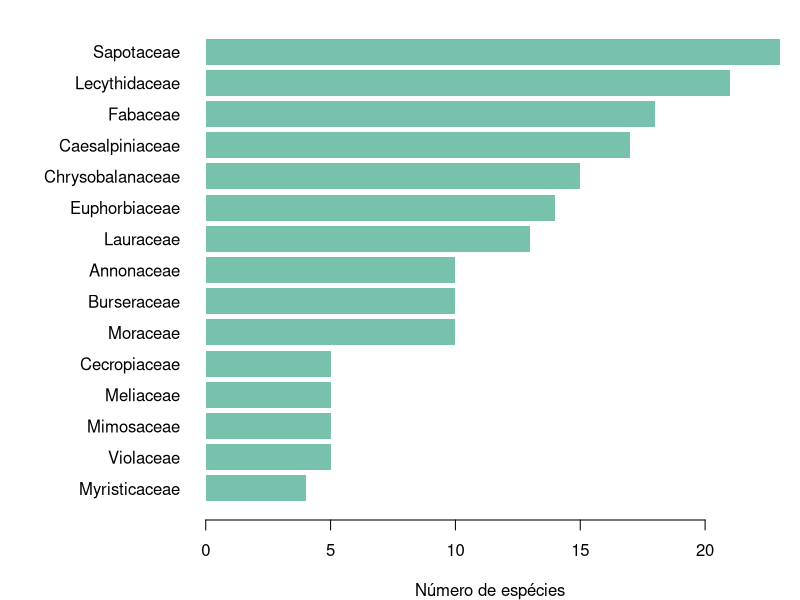

Reproduce this figure in R.
## ---- chunk 1
sp <- read.csv("../dados/especies_oliveira_amaral2004.csv")
str(sp)
head(sp)
## ---- chunk 2
sum(grepl("^\\s|\\s$", sp$nome_cientifico))      # nomes com espaço no início ou no fim

sp$nome_cientifico <- trimws(gsub("\\s+", " ", sp$nome_cientifico))
sp$status[is.na(sp$status)] <- ""
## ---- chunk 3
sp$nome <- ifelse(sp$rank %in% c("gênero", "família", "indeterminada"),
                  paste(sp$nome_cientifico, sp$status), sp$nome_cientifico)
sp$genero <- ifelse(sp$rank %in% c("espécie", "gênero"), sub(" .*", "", sp$nome_cientifico), NA)
exemplos <- c(which(sp$rank == "gênero")[1:2], which(sp$status == "cf.")[1],
              which(sp$rank %in% c("família", "indeterminada")))
sp[exemplos, c("familia", "nome", "rank", "status")]
## ---- chunk 4
dup <- sp$nome[duplicated(sp$nome)]
sp[sp$nome %in% dup, c("familia", "nome")]
## ---- chunk 5
c(
  familias           = length(unique(sp$familia[sp$familia != "Indeterminada"])),
  generos            = length(unique(na.omit(sp$genero))),
  especies           = sum(sp$rank == "espécie"),
  ate_genero         = sum(sp$rank == "gênero"),
  ate_familia        = sum(sp$rank == "família"),
  indeterminadas     = sum(sp$rank == "indeterminada"),
  com_cf             = sum(sp$status == "cf."),
  com_aff            = sum(sp$status == "aff.")
)
## ---- chunk 6
#| fig-cap: "Número de espécies por família na lista original (as 15 famílias mais ricas)."
#| fig-height: 5
riqueza <- sort(table(sp$familia), decreasing = TRUE)[1:15]
par(mar = c(4, 10, 1, 1))
barplot(rev(riqueza), horiz = TRUE, las = 1, col = "#78c2ad", border = NA,
        xlab = "Número de espécies")
